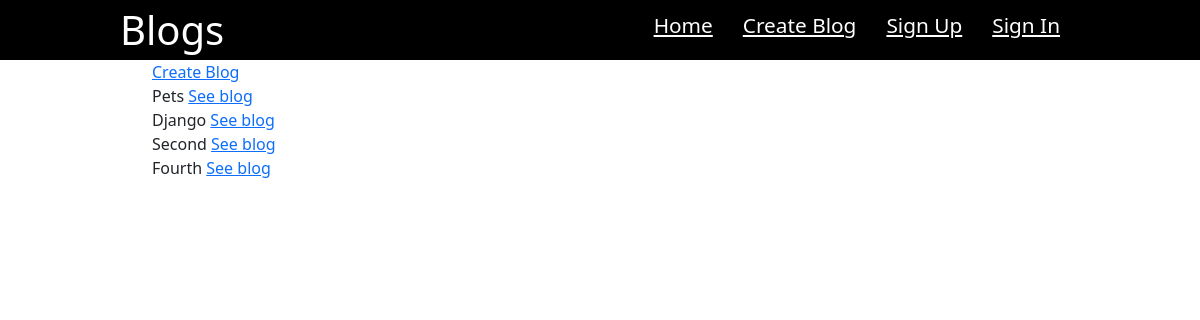
The page / on the database its author committed.
### blog_system/blogs/models.py (models this page shows, shortened)
class Blog(models.Model):
    MAX_NAME_LENGTH = 30
    slug = models.SlugField(
        editable=False,
        unique=True,
    )
    name = models.CharField(
        max_length=MAX_NAME_LENGTH
    )
    description = models.TextField(
    )
    user = models.ForeignKey(
        UserModel,
        on_delete=models.CASCADE
    )

### blog_system/blogs/views.py (the view)
# urls.py: path('', views.BlogsListView.as_view(), name='index'),
class BlogsListView(views.ListView):
    template_name = 'blogs/list.html'
    model = Blog

### blog_system/common/templatetags/create_blog.py (called while the page is built)
@register.inclusion_tag('partials/create_blog.html')
def create_blog(user):
    return {
        'disabled': not can_user_create_blog(user),
    }

### blog_system/common/utils.py (called while the page is built)
def can_user_create_blog(user):
    settings = BlogSystemSettings.objects.first()
    return not user.is_authenticated or \
        user.blog_set.count() < settings.MAX_BLOGS_PER_USER

### templates/blogs/list.html (shortened to what this page needs)
{% extends "base.html" %}
{% load create_blog %}
{% block content %}
    <ul>
    {% create_blog user %}
    {% for blog in object_list %}
        <li>
            {{ blog.name }}
            <a href="{% url 'blog_details' pk=blog.pk slug=blog.slug  %}">See blog</a>
        </li>
    {% endfor %}
      </ul>
{% endblock %}

### staticfiles/css/base.css (style rules this page uses)
* { margin: 0; padding: 0; }
ul, ol, ul li, ol li { list-style-type: none; }
a { text-decoration: none; }

### rows shown on the page
Blog: name "Pets"
Blog: name "Django"
Blog: name "Second"
Blog: name "Fourth"
